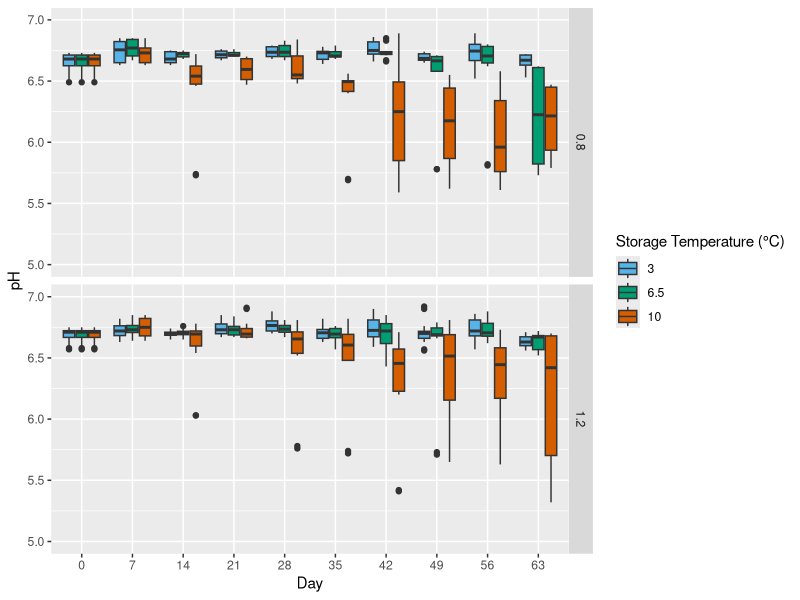
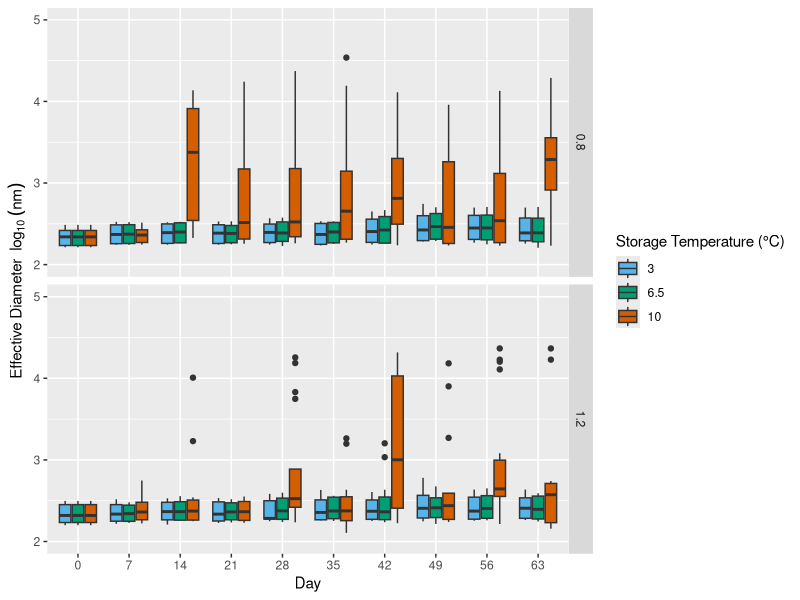
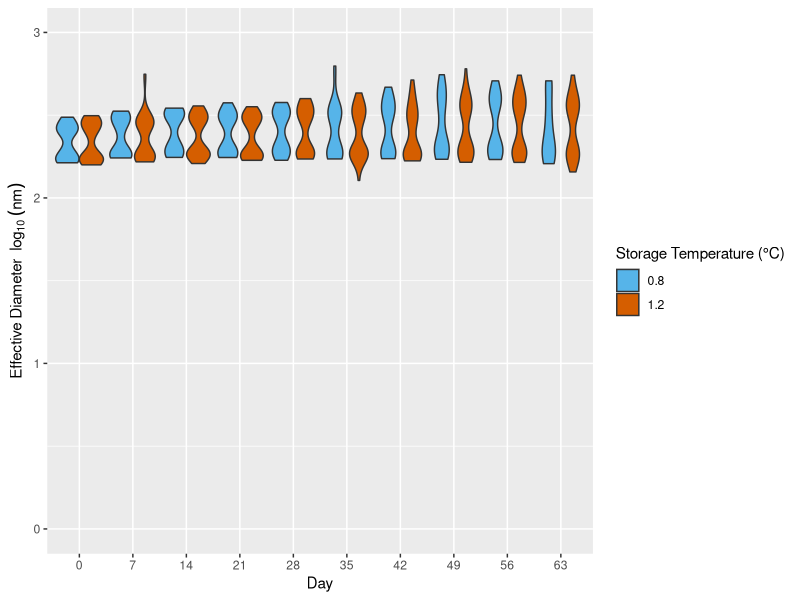
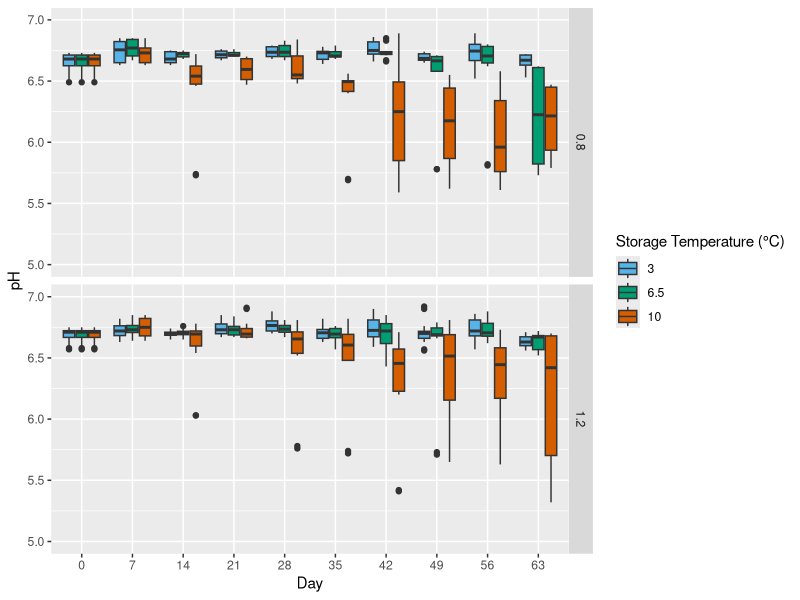
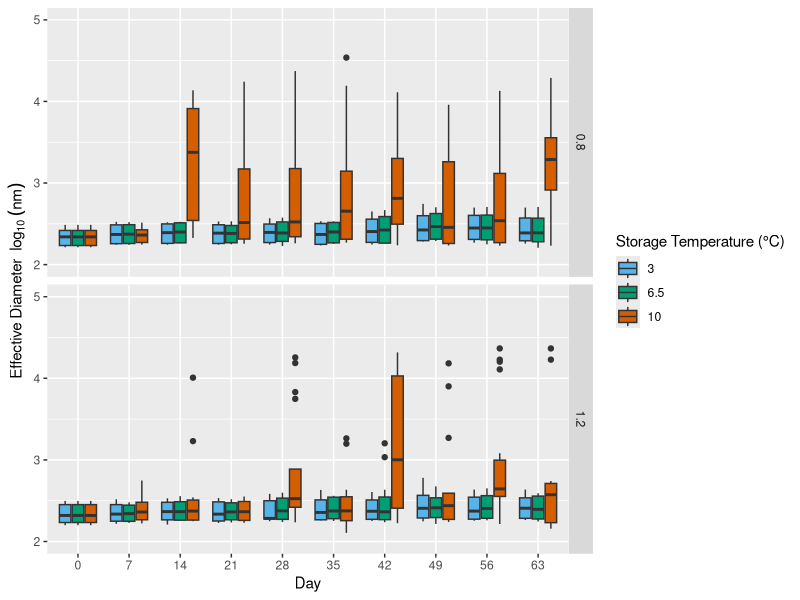
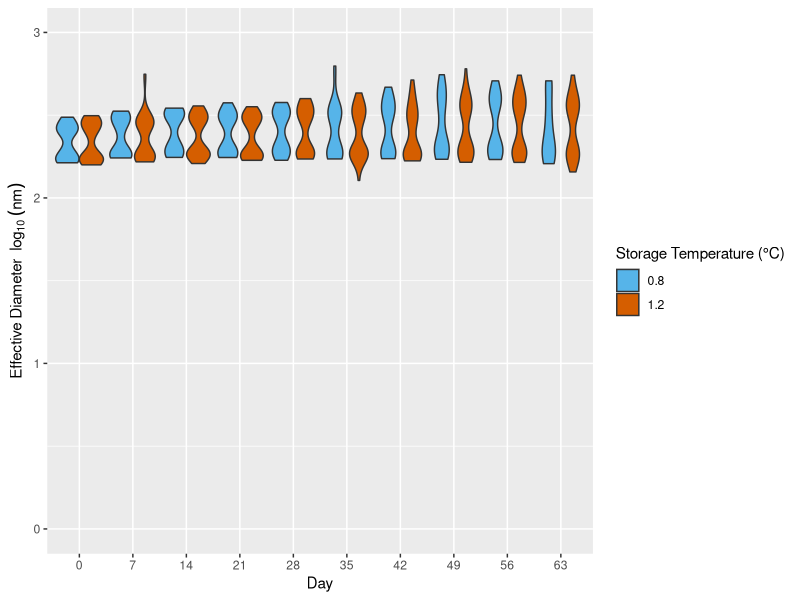

Recreate these plots in R, in order.
## ---- chunk 1
knitr::opts_chunk$set(echo = TRUE)
## ---- chunk 2
library(dplyr)
library(ggplot2)
library(tidyverse)
## ---- chunk 3
MFpc <- read.csv("AllTrials_pH_PS_MS_082722.csv", na.strings = c("", "NA"))
## ---- chunk 4
MFpH <- MFpc %>% 
  filter(!is.na(pH)) %>% 
  mutate(Day = as.factor(Day)) %>% 
  group_by(Day)



ggplot(data = MFpH, aes(x = factor(Day), y = pH, fill = factor(StorageTemp))) +
  geom_boxplot() +
  facet_grid(MFpH$PoreSize) +
  scale_fill_manual(values=c("#56B4E9", "#009E73", "#D55E00")) +
  theme(plot.title = element_text(face = "bold", hjust = 0.5)) +
  xlab("Day") + ylab("pH") +
  labs(color = "Storage Temperature (°C)", fill = "Storage Temperature (°C)") +
  scale_y_continuous(limits = c(5, 7))

ggsave("MFpH_082722.png", device = "png", type = "cairo")
## ---- chunk 5
MFps <- MFpc %>% 
  filter(!is.na(ParticleSize)) %>% 
  filter(ParticleSize != "laberror") %>% 
  mutate(ParticleSize = as.numeric(as.character(ParticleSize))) %>% 
  mutate(ParticleSize = log10(ParticleSize)) %>% 
  mutate(Day = as.factor(Day)) %>% 
  group_by(Day)


ggplot(data = MFps, aes(x = factor(Day), y = ParticleSize, fill = factor(StorageTemp))) +
  geom_boxplot() +
  facet_grid(MFps$PoreSize) +
  scale_fill_manual(values=c("#56B4E9", "#009E73", "#D55E00")) +
  theme(plot.title = element_text(face = "bold", hjust = 0.5)) +
  xlab("Day") + 
  ylab(expression("Effective Diameter"  ~~log[10]~ (nm))) +
  labs(color = "Storage Temperature (°C)", fill = "Storage Temperature (°C)") +
  scale_y_continuous(limits = c(2, 5))

ggsave("MFps_082722.png", device = "png", type = "cairo")

MFps3 <- MFps %>% 
  filter(StorageTemp == 3)

ggplot(data = MFps, aes(x = factor(Day), y = ParticleSize, fill = factor(PoreSize))) +
  geom_violin() +
  scale_fill_manual(values=c("#56B4E9", "#D55E00")) +
  theme(plot.title = element_text(face = "bold", hjust = 0.5)) +
  xlab("Day") + 
  ylab(expression("Effective Diameter"  ~~log[10]~ (nm))) +
  labs(color = "Storage Temperature (°C)", fill = "Storage Temperature (°C)") +
  scale_y_continuous(limits = c(0, 3))

ggsave("MFps_082722.png", device = "png", type = "cairo")
